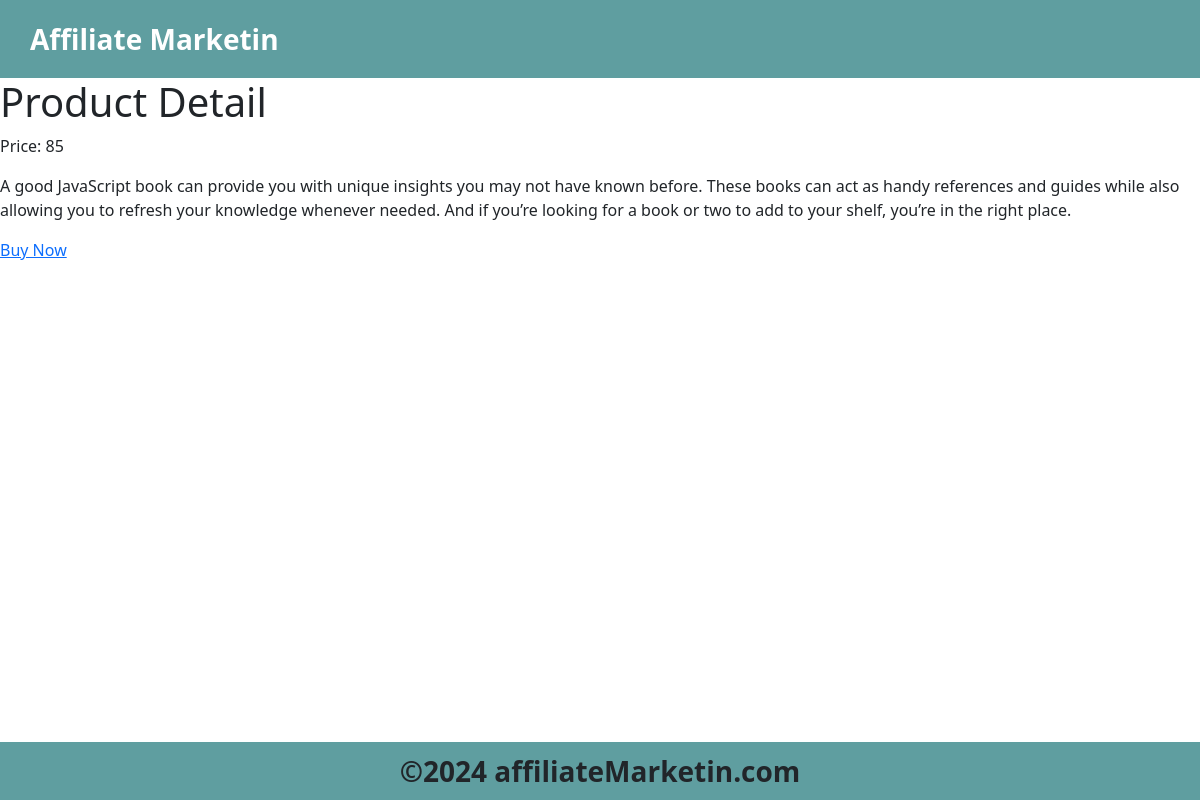
Page /products/3/ on the committed database.
### products/models.py (models this page shows, shortened)
class Product(models.Model):
    name = models.CharField(max_length=100)
    price = models.IntegerField()
    description = models.TextField()
    image_url = models.URLField()
    affiliate_link = models.URLField()

### products/views.py (the view)
# urls.py: path('products/<int:id>/', views.product_detail, name='product_detail'),
def product_detail(request, id):
    product = get_object_or_404(Product, id=id)
    return render(request, 'product_detail.html', {'product': product})

### products/templates/product_detail.html (shortened to what this page needs)
{% extends 'base.html' %}
{% block content %}
    <h1>Product Detail</h1>
    <p>Price: {{product.price}}</p>
    <p>{{product.description}}</p>
    <a href="{{product.affiliate_link}}">Buy Now</a>
{% endblock content %}

### rows in the picture
Product: price "85", description "A good JavaScript book can provide you with unique insights you may not have known before. These books can act as handy references and guides while also allowing you to refresh your knowledge whenever needed. And if you’re looking for a book or two to add to your shelf, you’re in the right place."
